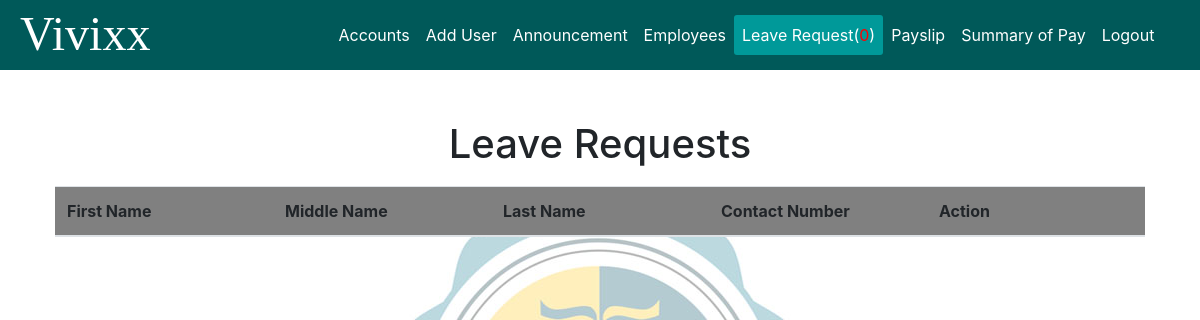
Before: /admin/leave_request/leave_requests.php (signed in) with the older database file.
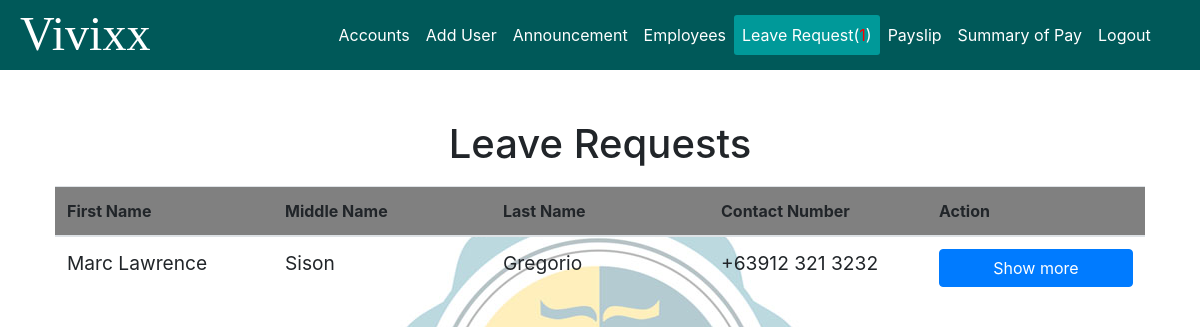
After: the same page with the newer database file.
### tables this page shows
CREATE TABLE `leave_req` (
  `leave_req_id` int(11) NOT NULL AUTO_INCREMENT,
  `user_id` int(11) NOT NULL,
  `employee` varchar(100) NOT NULL,
  `department` varchar(100) NOT NULL,
  `position` varchar(45) DEFAULT NULL,
  `date_hired` date NOT NULL,
  `date_filed` date NOT NULL,
  `reason` varchar(100) NOT NULL,
  `contact_address` varchar(100) NOT NULL,
  `contact_number` varchar(15) NOT NULL,
  `from` date NOT NULL,
  `to` date NOT NULL,
  `status` enum('accepted','rejected','pending') NOT NULL DEFAULT 'pending',
  `used` int(11) DEFAULT '0',
  `remaining` int(11) DEFAULT '5',
  PRIMARY KEY (`leave_req_id`),
  UNIQUE KEY `leave_req_id_UNIQUE` (`leave_req_id`),
  KEY `leave-user_idx` (`user_id`),
  CONSTRAINT `leave-user` FOREIGN KEY (`user_id`) REFERENCES `user` (`user_id`) ON DELETE CASCADE ON UPDATE CASCADE
);

### admin/leave_request/leave_requests.php (the view, shortened to what this page needs)
<?php
	$connect = Connect();
?>
<!DOCTYPE html>
<html>
<head>
	<link rel="stylesheet" href="../../style/bootstrap/bootstrap.min.css">
	<link type="text/css" rel="stylesheet" href="../style/style.css" media="screen, projection">
	<link rel="stylesheet" href="../style/datatables.css">
</head>
<body class="background">
	<div class="wrapper">
		<?php include '../fragments/navbar.php'; ?>
		<div class="content container">
			<div class="text-center">
				<h1>Leave Requests</h1>
			</div>
			<div class="table-container">
				<table class="table" id="leave">
					<thead>
						<tr class="table-header">
							<th>First Name</th>
							<th>Middle Name</th>
							<th>Last Name</th>
							<th>Contact Number</th>
							<th>Action</th>
						</tr>
					</thead>
					<?php
					$sql = "select * from leave_req where status='pending';";
					$result = $connect->query($sql);
					if($result-> num_rows > 0){
						while($row = $result->fetch_assoc()){
							$fname = explode(",",$row["employee"])[0];
							$mname = explode(",",$row["employee"])[1];
							$lname = explode(",",$row["employee"])[2];
							$show = "
							<input name='show' value='show' style='display: none;'>
							<a href='view_leave_request_form.php?user_id=".$row['user_id']."&req_id=".$row['leave_req_id']."&fname=".$fname."&mname=".$mname."&lname=".$lname."'   class='show btn btn-primary'>Show more</a>";
							echo "
							<tr class='table-data';>
							<td>" . ucwords($fname) . "</td>
							<td>" . ucwords($mname) . "</td>
							<td>" . ucwords($lname) . "</td>
							<td>" . $row['contact_number'] . "</td>
							<td>" . $show ."</td>
							</tr>";
						}
					}
					?>
				</table>
			</div>
		</div>
	</div>
</body>
</html>

### admin/fragments/navbar.php (shortened to what this page needs)
<?php
    $leave = "SELECT status from leave_req where status='pending';";
    $res1 = $connect->query($leave);
    $count1 = mysqli_num_rows($res1);
    if($count1 > 0){
        $leave = $count1;
    }else{
        $leave ="0";
    }
?>
	<nav class="fixed-top navbar navbar-dark navbar-expand-lg  navigation-bar">
		<a href="../accounts/accounts_status.php" class="navbar-brand">Vivixx</a>
		<div class="collapse navbar-collapse" id="navbar-content">
			<ul class="navbar-nav">
				<li id="acc" class="nav-item">
					<a class="nav-link" href="../accounts/accounts_status.php">Accounts</a>
				</li>
				<li>
					<a href="../fragments/signup.php" data-target="#signup" class="nav-link signup">Add User</a>
				</li>
				<li id="an" class="nav-item">
					<a class="nav-link" href="../announcements/announcement.php">Announcement</a>
				</li>
				<li id="emp" class="nav-item">
					<button onclick="myFunction()" class="dropbtn">Employees</button>
				</li>
				<li id="leave_r" class="nav-item">
					<a class="nav-link" href="../leave_request/leave_requests.php">Leave Request(<span style="color:red;"><?php echo $leave?></span>)</a>
				</li>
				<li id="pay" class="nav-item">
					<a class="nav-link" href="../payslip/user_payslip.php">Payslip</a>
				</li>
				<li id="sum" class="nav-item">
					<a class="nav-link" href="../summary_of_pay/user_summary.php">Summary of Pay</a>
				</li>
				<li class="nav-item">
					<a class="nav-link logout" href="../utilities/logout.php">Logout</a>
				</li>
			</ul>
		</div>
	</nav>

### admin/style/style.css (style rules this page uses)
.show { display: block; }
.navigation-bar { background-color: #005959; max-height: 70px; min-height: 70px; padding: 0 0 0 5px; }
.navigation-bar .navbar-brand { font-family: rockwell; font-size: 3rem; margin: 3px 15vw 5px 15px; }
.navbar-collapse .nav-link { display: block; padding-left: 15px; }
.navigation-bar .navbar-nav .nav-link { color: #fff; display: block; }
.navigation-bar .navbar-nav .active { background-color: #009999; border-radius: 3px; }
.dropbtn { color: #fff; background-color: transparent; border: 0; display: block; padding: 8px; }
.background { background-attachment: fixed; background-image: url(../../img/bg_admin.jpg); background-position: center center; background-repeat: no-repeat; background-size: cover; }
.table { margin: 0; width: 100%; clear: both; border-collapse: collapse; table-layout: fixed; word-wrap: break-word; }
.table-container { background-color: transparent; margin: 0 auto; max-width: 100%; min-width: 100%; padding: 10px; }
.table-container .table-header { background-color: rgb(128, 128, 128); }
.table-container .table-data:nth-child(odd) { background-color: transparent; border-style: none; font-size: 1.2rem; }
.wrapper .content { margin: 10% auto; }

Changed rows visible on the page:
added leave_req: employee "Marc Lawrence", employee "Sison", employee "Gregorio", contact_number "+63912 321 3232"
Other visible differences:
$leave: "0" → "1"
